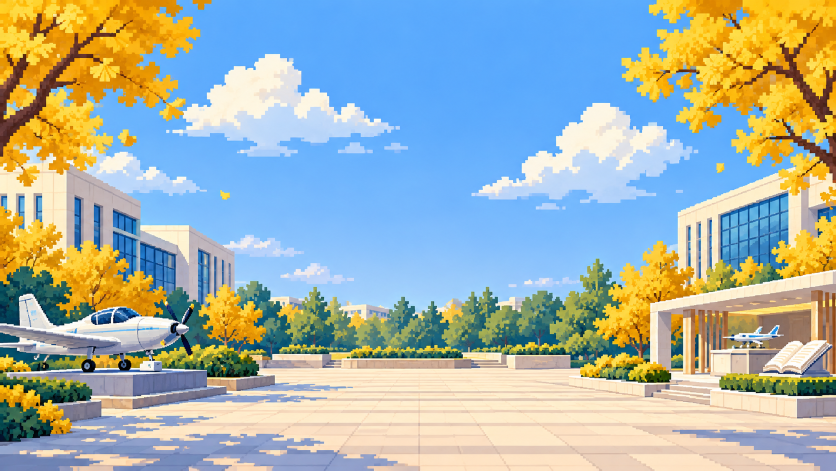
#> input picture docs/staff-campus/art/masters/campus-workspace.png, 1672 x 941 px (shown at 1/2 size); its folder holds 2 pictures in this run
$ python publish_assets.py
#> lines starting #> are read from the running program, lines starting #| are printed output that depends on the picture
"""Publish generated masters by proportional nearest-neighbor resizing only.

No drawing, filtering, color grading, composition or fake pixelation is applied.
Run from any directory. Source masters must already have been reviewed.
"""
from pathlib import Path
import hashlib
import json
from PIL import Image

ART = Path(__file__).resolve().parent
ROOT = ART.parents[2]
PUBLIC = ROOT / "frontend/public/assets/staff-campus"
PUBLIC.mkdir(parents=True, exist_ok=True)

def sha(path):
    return hashlib.sha256(path.read_bytes()).hexdigest()

def info(path):
    with Image.open(path) as image:
        return {"path": path.relative_to(ROOT).as_posix(), "width": image.width,
                "height": image.height, "mode": image.mode,
                "bytes": path.stat().st_size, "sha256": sha(path)}

assets = []
specs = [
    ("campus-workspace", [480, 960, 1536], "Desktop/tablet workspace backdrop and wide headings; quiet center behind separate reading surfaces", "exec-56019807-3403-4ab1-aeff-f60fe502d24d.png"),
    ("campus-mobile", [480, 960], "Independent portrait campus composition for mobile and sidebar background; no landscape stretching", "exec-52baaa1c-70cd-46a2-b71d-5a60a6c38d95.png"),
]
for name, widths, purpose, source in specs:
    master = ART / "masters" / f"{name}.png"
    variants = []
    with Image.open(master) as image:
#> image is the input picture: PIL image 1672x941 RGB; mean R, G, B 165.2, 178.7, 173
        image.load()
        if image.mode not in ("RGB", "RGBA"):
            raise ValueError(f"Unexpected master mode: {image.mode}")
        if image.mode == "RGBA" and image.getextrema()[3] != (255, 255):
            raise ValueError("Background master unexpectedly transparent")
        for width in widths:
            height = round(image.height * width / image.width)
#> height = 270
            target = PUBLIC / f"{name}-{width}.webp"
            image.resize((width, height), Image.Resampling.NEAREST).save(
                target, format="WEBP", lossless=True, quality=100, method=6)
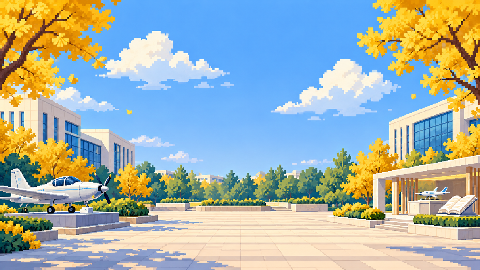
#> saved as campus-workspace-480.webp: PIL image 480x270 RGB; mean R, G, B 165.3, 178.8, 173.1
#> (the run stopped early here; a loop or call above may not have finished)
